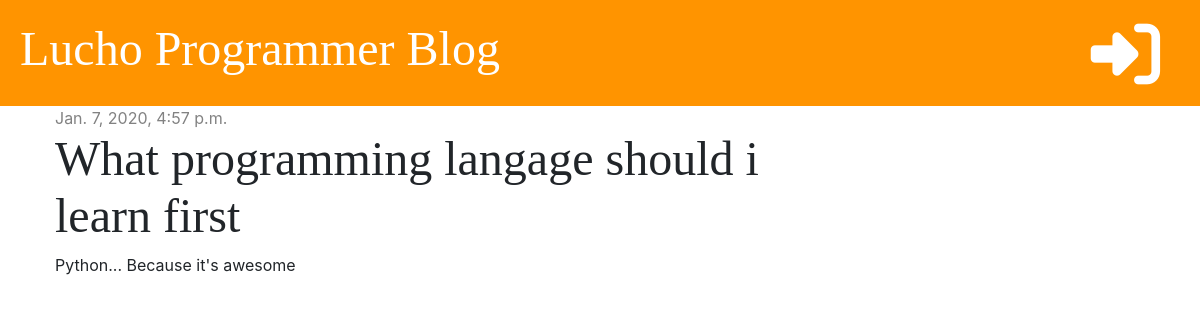
The app's page /post/1/ with its own data.
### blog/models.py (models this page shows, shortened)
class Post(models.Model):
    author = models.ForeignKey('auth.User', on_delete=models.CASCADE)
    title = models.CharField(max_length=200)
    text = models.TextField()
    created_date = models.DateTimeField(default=timezone.now)
    published_date = models.DateTimeField(blank=True, null=True)

### blog/views.py (the view)
# urls.py: path('post/<int:pk>/', views.post_detail, name='post_detail'),
def post_detail(request, pk):
    post = get_object_or_404(Post, pk=pk)
    stuff_for_frontend = {'post': post}
    return render(request, 'blog/post_detail.html', stuff_for_frontend)

### blog/templates/blog/post_detail.html (shortened to what this page needs)
{% extends 'blog/base.html' %}
{% block content %}
    <div class="post">
        {% if post.published_date %}
            <div class="date">
                {{ post.published_date }}
            </div>
        {% else %}
            <a href="/" class="btn btn-primary">Publish</a>
        {% endif %}
        <h1>{{ post.title }}</h1>
        <p>{{ post.text | linebreaksbr }}</p>
    </div>
{% endblock %}

### blog/static/css/blog.css (style rules this page uses)
h1, h2, h3, h4 { font-family: 'Tangerine', 'Inconsolata', 'Droid Sans', serif; font-size: 48px; }
.date { color: #828282 }
.post { margin-bottom: 70px; }

### records on screen
Post: published_date "Jan. 7, 2020, 4:57 p.m.", title "What programming langage should i learn first", text "Python... Because it's awesome"
